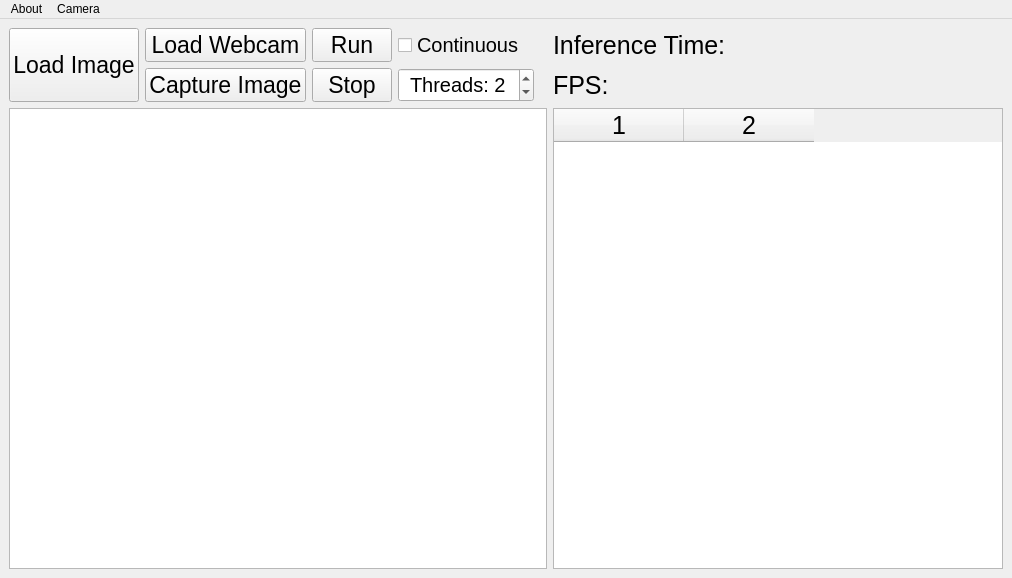
<?xml version="1.0" encoding="UTF-8"?>
<ui version="4.0">
 <class>MainWindow</class>
 <widget class="QMainWindow" name="MainWindow">
  <property name="geometry">
   <rect>
    <x>0</x>
    <y>0</y>
    <width>1012</width>
    <height>578</height>
   </rect>
  </property>
  <property name="sizePolicy">
   <sizepolicy hsizetype="Maximum" vsizetype="Maximum">
    <horstretch>0</horstretch>
    <verstretch>0</verstretch>
   </sizepolicy>
  </property>
  <property name="focusPolicy">
   <enum>Qt::NoFocus</enum>
  </property>
  <property name="windowTitle">
   <string>Shopping Basket Demo</string>
  </property>
  <widget class="QWidget" name="centralwidget">
   <layout class="QGridLayout" name="gridLayout">
    <item row="1" column="1">
     <widget class="QPushButton" name="pushButtonCapture">
      <property name="sizePolicy">
       <sizepolicy hsizetype="MinimumExpanding" vsizetype="Minimum">
        <horstretch>1</horstretch>
        <verstretch>0</verstretch>
       </sizepolicy>
      </property>
      <property name="font">
       <font>
        <pointsize>17</pointsize>
       </font>
      </property>
      <property name="text">
       <string>Capture Image</string>
      </property>
      <property name="checkable">
       <bool>false</bool>
      </property>
     </widget>
    </item>
    <item row="1" column="3">
     <widget class="QSpinBox" name="inferenceThreadCount">
      <property name="sizePolicy">
       <sizepolicy hsizetype="Maximum" vsizetype="Minimum">
        <horstretch>1</horstretch>
        <verstretch>1</verstretch>
       </sizepolicy>
      </property>
      <property name="font">
       <font>
        <pointsize>15</pointsize>
       </font>
      </property>
      <property name="alignment">
       <set>Qt::AlignCenter</set>
      </property>
      <property name="prefix">
       <string>Threads: </string>
      </property>
      <property name="minimum">
       <number>1</number>
      </property>
      <property name="value">
       <number>2</number>
      </property>
     </widget>
    </item>
    <item row="0" column="0" rowspan="2">
     <widget class="QPushButton" name="pushButtonImage">
      <property name="sizePolicy">
       <sizepolicy hsizetype="MinimumExpanding" vsizetype="Minimum">
        <horstretch>1</horstretch>
        <verstretch>1</verstretch>
       </sizepolicy>
      </property>
      <property name="font">
       <font>
        <pointsize>17</pointsize>
       </font>
      </property>
      <property name="text">
       <string>Load Image</string>
      </property>
      <property name="checkable">
       <bool>false</bool>
      </property>
     </widget>
    </item>
    <item row="0" column="1">
     <widget class="QPushButton" name="pushButtonWebcam">
      <property name="sizePolicy">
       <sizepolicy hsizetype="MinimumExpanding" vsizetype="Minimum">
        <horstretch>1</horstretch>
        <verstretch>0</verstretch>
       </sizepolicy>
      </property>
      <property name="font">
       <font>
        <pointsize>17</pointsize>
       </font>
      </property>
      <property name="text">
       <string>Load Webcam</string>
      </property>
      <property name="checkable">
       <bool>true</bool>
      </property>
      <property name="checked">
       <bool>false</bool>
      </property>
     </widget>
    </item>
    <item row="0" column="2">
     <widget class="QPushButton" name="pushButtonRun">
      <property name="sizePolicy">
       <sizepolicy hsizetype="Minimum" vsizetype="Minimum">
        <horstretch>1</horstretch>
        <verstretch>0</verstretch>
       </sizepolicy>
      </property>
      <property name="font">
       <font>
        <pointsize>17</pointsize>
       </font>
      </property>
      <property name="text">
       <string>Run</string>
      </property>
     </widget>
    </item>
    <item row="1" column="2">
     <widget class="QPushButton" name="pushButtonStop">
      <property name="sizePolicy">
       <sizepolicy hsizetype="MinimumExpanding" vsizetype="Minimum">
        <horstretch>1</horstretch>
        <verstretch>0</verstretch>
       </sizepolicy>
      </property>
      <property name="font">
       <font>
        <pointsize>17</pointsize>
       </font>
      </property>
      <property name="text">
       <string>Stop</string>
      </property>
     </widget>
    </item>
    <item row="5" column="0" colspan="6">
     <widget class="QGraphicsView" name="graphicsView">
      <property name="sizePolicy">
       <sizepolicy hsizetype="MinimumExpanding" vsizetype="Expanding">
        <horstretch>1</horstretch>
        <verstretch>14</verstretch>
       </sizepolicy>
      </property>
      <property name="minimumSize">
       <size>
        <width>50</width>
        <height>0</height>
       </size>
      </property>
      <property name="sizeAdjustPolicy">
       <enum>QAbstractScrollArea::AdjustToContents</enum>
      </property>
     </widget>
    </item>
    <item row="5" column="6" colspan="3">
     <widget class="QTableWidget" name="tableWidget">
      <property name="sizePolicy">
       <sizepolicy hsizetype="MinimumExpanding" vsizetype="Expanding">
        <horstretch>0</horstretch>
        <verstretch>0</verstretch>
       </sizepolicy>
      </property>
      <property name="minimumSize">
       <size>
        <width>450</width>
        <height>0</height>
       </size>
      </property>
      <property name="font">
       <font>
        <pointsize>19</pointsize>
       </font>
      </property>
      <property name="sizeAdjustPolicy">
       <enum>QAbstractScrollArea::AdjustToContents</enum>
      </property>
      <property name="columnCount">
       <number>2</number>
      </property>
      <attribute name="horizontalHeaderCascadingSectionResizes">
       <bool>false</bool>
      </attribute>
      <attribute name="horizontalHeaderMinimumSectionSize">
       <number>40</number>
      </attribute>
      <attribute name="horizontalHeaderDefaultSectionSize">
       <number>130</number>
      </attribute>
      <attribute name="horizontalHeaderStretchLastSection">
       <bool>false</bool>
      </attribute>
      <attribute name="verticalHeaderVisible">
       <bool>false</bool>
      </attribute>
      <attribute name="verticalHeaderMinimumSectionSize">
       <number>30</number>
      </attribute>
      <attribute name="verticalHeaderDefaultSectionSize">
       <number>35</number>
      </attribute>
      <attribute name="verticalHeaderStretchLastSection">
       <bool>true</bool>
      </attribute>
      <column/>
      <column/>
     </widget>
    </item>
    <item row="0" column="3">
     <widget class="QCheckBox" name="checkBoxContinuous">
      <property name="sizePolicy">
       <sizepolicy hsizetype="MinimumExpanding" vsizetype="Minimum">
        <horstretch>1</horstretch>
        <verstretch>0</verstretch>
       </sizepolicy>
      </property>
      <property name="font">
       <font>
        <pointsize>15</pointsize>
       </font>
      </property>
      <property name="text">
       <string>Continuous</string>
      </property>
     </widget>
    </item>
    <item row="0" column="6">
     <widget class="QLabel" name="labelInference">
      <property name="sizePolicy">
       <sizepolicy hsizetype="Minimum" vsizetype="Minimum">
        <horstretch>1</horstretch>
        <verstretch>0</verstretch>
       </sizepolicy>
      </property>
      <property name="font">
       <font>
        <pointsize>19</pointsize>
       </font>
      </property>
      <property name="text">
       <string>Inference Time: </string>
      </property>
      <property name="alignment">
       <set>Qt::AlignLeading|Qt::AlignLeft|Qt::AlignVCenter</set>
      </property>
     </widget>
    </item>
    <item row="1" column="6">
     <widget class="QLabel" name="labelFps">
      <property name="sizePolicy">
       <sizepolicy hsizetype="Minimum" vsizetype="Minimum">
        <horstretch>1</horstretch>
        <verstretch>0</verstretch>
       </sizepolicy>
      </property>
      <property name="font">
       <font>
        <pointsize>19</pointsize>
       </font>
      </property>
      <property name="text">
       <string>FPS:</string>
      </property>
     </widget>
    </item>
   </layout>
  </widget>
  <widget class="QMenuBar" name="menuBar">
   <property name="geometry">
    <rect>
     <x>0</x>
     <y>0</y>
     <width>1012</width>
     <height>22</height>
    </rect>
   </property>
   <widget class="QMenu" name="menuAbout">
    <property name="font">
     <font>
      <pointsize>13</pointsize>
     </font>
    </property>
    <property name="title">
     <string>About</string>
    </property>
    <addaction name="actionLicense"/>
    <addaction name="actionExit"/>
   </widget>
   <widget class="QMenu" name="menuCamera">
    <property name="font">
     <font>
      <pointsize>13</pointsize>
     </font>
    </property>
    <property name="title">
     <string>Camera</string>
    </property>
    <addaction name="separator"/>
    <addaction name="actionReset"/>
    <addaction name="actionDisconnect"/>
   </widget>
   <addaction name="menuAbout"/>
   <addaction name="menuCamera"/>
  </widget>
  <action name="actionLicense">
   <property name="text">
    <string>License</string>
   </property>
  </action>
  <action name="actionReset">
   <property name="text">
    <string>Reset</string>
   </property>
  </action>
  <action name="actionDisconnect">
   <property name="text">
    <string>Disconnect</string>
   </property>
  </action>
  <action name="actionExit">
   <property name="text">
    <string>Exit</string>
   </property>
   <property name="shortcut">
    <string>Esc</string>
   </property>
  </action>
 </widget>
 <resources/>
 <connections/>
</ui>
